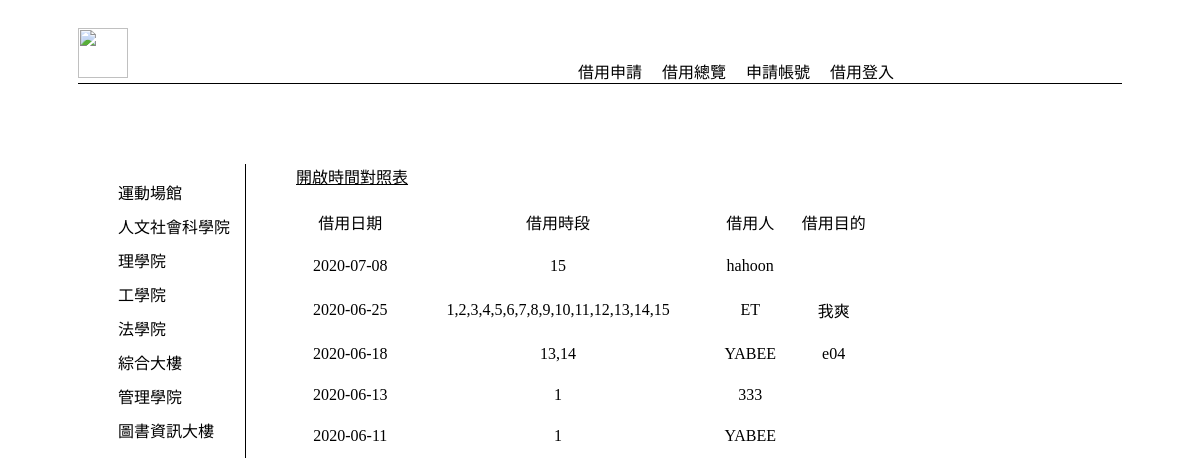
Page /placesort.php?num=4&Location=運動場館 on the committed database.
### tables this page shows
CREATE TABLE `apply` (
  `anum` int(11) NOT NULL,
  `date` date NOT NULL,
  `period` varchar(50) NOT NULL,
  `purpose` mediumtext NOT NULL,
  `uid` int(11) NOT NULL,
  `pnum` int(11) NOT NULL,
  `admit` tinyint(1) NOT NULL DEFAULT 0,
  `pay` tinyint(1) NOT NULL DEFAULT 0
);

CREATE TABLE `user` (
  `uid` int(10) NOT NULL,
  `auth` tinyint(1) NOT NULL DEFAULT 0,
  `sid` varchar(10) NOT NULL,
  `paswd` varchar(15) NOT NULL,
  `name` varchar(15) NOT NULL,
  `phone` varchar(10) NOT NULL,
  `email` varchar(64) NOT NULL,
  `depart` varchar(20) NOT NULL,
  `logintimes` int(10) NOT NULL DEFAULT 0
);

### placesort.php (the view, shortened to what this page needs)
<?php
include("link.php");
include("header.php");
?>
<html>
</html>
<?php
$pnum = $_GET["num"];
$SQL = "SELECT * FROM apply a JOIN user u ON a.uid = u.uid WHERE a.pnum = '$pnum' ORDER BY a.date DESC";
$result = mysqli_query($link, $SQL);
echo "<div class='wrap'>";
echo "<div class='QQQQ'>";
echo "<ul>";
echo "<li><a href='placebrowse.php?Location=運動場館'>運動場館</a></li>";
echo "<li><a href='placebrowse.php?Location=人文社會科學院'>人文社會科學院</a></li>";
echo "<li><a href='placebrowse.php?Location=理學院'>理學院</a></li>";
echo "<li><a href='placebrowse.php?Location=工學院'>工學院</a></li>";
echo "<li><a href='placebrowse.php?Location=法學院'>法學院</a></li>";
echo "<li><a href='placebrowse.php?Location=綜合大樓'>綜合大樓</a></li>";
echo "<li><a href='placebrowse.php?Location=管理學院'>管理學院</a></li>";
echo "<li><a href='placebrowse.php?Location=圖書資訊大樓'>圖書資訊大樓</a></li>";
echo "</ul>";
echo "</div>";
echo "<div class='QQQQQdiv'>";
echo "<a href = '#' class='open' onclick = 'openwin()'>"."開啟時間對照表"."</a><br/>";
echo "<table class='browseQQ'>";
echo "<tr>";
echo "<td class='td'>借用日期</td>";
echo "<td class='td'>借用時段</td>";
echo "<td class='td'>借用人</td>";
echo "<td class='td'>借用目的</td>";
echo "</tr>";
while($row = mysqli_fetch_assoc($result)){
    echo "<tr>";
    echo "<td class='td'>".$row['date']."</td>";
    echo "<td class='td'>".$row['period']."</td>";
    echo "<td class='td'>".$row['name']."</td>";
    echo "<td class='td'>".$row['purpose']."</td>";
    echo "</tr>";
}
echo "</table>";
echo "</div>";
echo "</div>";
?>
<!DOCTYPE html>
<html lang="en">
<head>
    <link rel="stylesheet" href="header.css">
</head>
<body>
</body>
</html>

### header.php (shortened to what this page needs)
<?php
echo "<div class='wrap'>";
if(isset($_SESSION["name"])){
    if($_SESSION["auth"]==0){
        echo "歡迎回來".$_SESSION["name"]."<br/>";
        echo "<div id='bg' class='listdivQQ'>";
        echo "<a href='index.php'><img src='http://intro.nuk.edu.tw/download/logo_2013new/logoword.jpg' height=50px></a>";
        echo "<a href='apply.php' class='listfirstQQ'>借用申請</a>";
        echo "<a href='browseview.php' class='list'>借用總覽</a>";
        echo "<a href='personalview.php' class='list'>個人借用查詢</a>";
        echo "<a href='user.php' class='list'>使用者管理</a>";
        echo "<a href='logout.php' class='list'>登出</a>";
        echo "</div>";
    }
    if($_SESSION["auth"]==1){
        echo "歡迎回來".$_SESSION["name"]."<br/>";
        echo "<div id='bg' class='listdivQ'>";
        echo "<a href='index.php'><img src='http://intro.nuk.edu.tw/download/logo_2013new/logoword.jpg' height=50px></a>";
        echo "<a href='permit.php' class='listfirstQ'>借用審核</a>";
        echo "<a href='apply.php' class='listQ'>借用申請</a>";
        echo "<a href='browseview.php' class='listQ'>借用總覽</a>";
        echo "<a href='personalview.php' class='listQ'>個人借用查詢</a>";
        echo "<a href='dailyview.php' class='listQ'>單日活動借用查詢</a>";
        echo "<a href='user.php' class='listQ'>使用者管理</a>";
        echo "<a href='logout.php' class='listQ'>登出</a>";
        echo "</div>";
    }
    if($_SESSION["auth"]==3){
        echo "歡迎回來".$_SESSION["name"]."<br/>";
        echo "<div id='bg' class='listdivQQQ'>";
        echo "<a href='index.php'><img src='http://intro.nuk.edu.tw/download/logo_2013new/logoword.jpg' height=50px></a>";
        echo "<a href='permit.php' class='listfirstQQQ'>借用審核</a>";
        echo "<a href='apply.php' class='list'>借用申請</a>";
        echo "<a href='browseview.php' class='list'>借用總覽</a>";
        echo "<a href='personalview.php' class='list'>個人借用查詢</a>";
        echo "<a href='dailyview.php' class='list'>單日活動借用查詢</a>";
        echo "<a href='user.php' class='list'>使用者管理</a>";
        echo "<a href='alluser.php' class='list'>會員資料總覽</a>";
        echo "<a href='statistic.php' class='list'>統計資料分析</a>";
        echo "<a href='logout.php' class='list'>登出</a>";
        echo "</div>";
    }
}else{
    echo "<div id='bg' class='listdiv'>";
    echo "<a href='index.php'><img src='http://intro.nuk.edu.tw/download/logo_2013new/logoword.jpg' height=50px></a>";
    echo "<a href='apply.php' class='listfirst'>借用申請</a>";
    echo "<a href='browseview.php' class='list'>借用總覽</a>";
    echo "<a href='registration.php' class='list'>申請帳號</a>";
    echo "<a href='login.php' class='list'>借用登入</a>"."<br/>";
    echo "</div>";
}
echo "</div>";
?>
<html>
    <link rel="stylesheet" href="header.css">
</html>

### header.css (style rules this page uses)
* { font-family: 微軟正黑體; }
a:link { font-family: 微軟正黑體; text-decoration: none; color: black; }
li { list-style: none; margin-top: 10px; }
.wrap { margin-left: 70px; margin-right: 70px; }
.listdiv { margin-bottom: 50px; }
.listdiv img { margin-top: 20px; }
.list { margin-right: 20px; }
.listfirst { margin-left: 450px; margin-right: 20px; }
.td { padding-top: 20px; text-align: center; }
.browseQQ { width: 80%; float: left; margin-left: 50px; }
.QQQQ { margin-top: 30px; float: left; padding-right: 15px; border-right: 1px solid #000; }
.QQQQQdiv { width: 70%; margin-top: 30px; float:left; }
.QQQQQdiv a { margin-left: 50px; }
#bg { border-bottom: 1px solid #000; }
.QQQQQdiv .open { text-decoration: underline; }

### rows in the picture
apply: date "2020-07-08", period "15", uid.name "hahoon"
apply: date "2020-06-25", period "1,2,3,4,5,6,7,8,9,10,11,12,13,14,15", uid.name "ET", purpose "我爽"
apply: date "2020-06-18", period "13,14", uid.name "YABEE", purpose "e04"
apply: date "2020-06-13", period "1", uid.name "333"
apply: date "2020-06-11", period "1", uid.name "YABEE"
